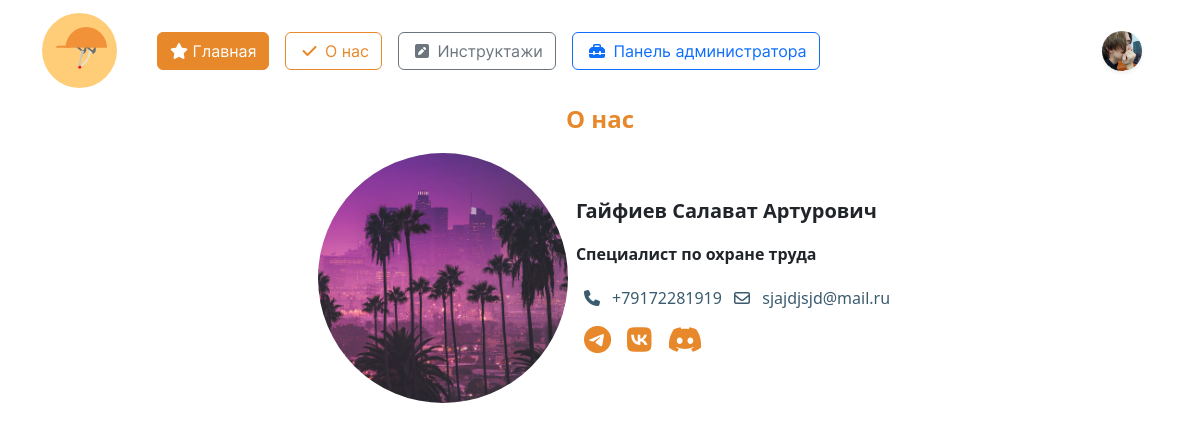
Screenshot of /about_us/ (signed in) with the database file from the repository.
### initru/models.py (models this page shows, shortened)
class CustomUser(AbstractUser):  # custom user for Users with django
    gen = (
        ('m', 'Мужской'),
        ('j', 'Женский')
    )
    patronymic = models.CharField(
        'Отчество',
        max_length=250,
    )
    gender = models.CharField(
        'Пол', choices=gen,
        max_length=3, null=True,
    )
    birthday_date = models.DateField(
        'Дата рождения', null=True,
    )
    region  = models.ForeignKey(
        Region, on_delete=models.CASCADE,
        null=True, verbose_name='Регион',
    )
    city  = ChainedForeignKey(
        City,
        chained_field='region',
        chained_model_field="region",
        show_all=False,
        auto_choose=True,
        null=True,
        sort=True, verbose_name = 'Город')
    street  = models.ForeignKey(
        Street, on_delete=models.CASCADE,
        null=True, verbose_name='Улица',
    )
    house = models.IntegerField(
        "Номер дома", null=True,
    )
    flat = models.IntegerField(
        'Этаж', null=True,
    )
    avatar = models.ImageField(
        'Изображение пользователя',
        upload_to='images/users/',
        null=True,
        blank=True,
    )
    phone_number = models.CharField(
        'Номер телефона', max_length=20,unique=True,
        blank=False, null=True,
    )
    type_user  = models.ForeignKey(
        typeuser, on_delete=models.CASCADE,
        verbose_name='Тип пользователя', null=True,
    )
    groupStud  = models.ForeignKey(
        Groups, on_delete=models.CASCADE,
        verbose_name='Группа', null=True,
        blank=True
    )
    role  = models.ForeignKey(
        role, on_delete=models.CASCADE,
        null=True, verbose_name='Роль',
    )
    date_end = models.DateField(
        'Дата завершения зачисления',
        null=True,
    )

class role(models.Model):
    name_role = models.CharField(
        'Название роли',
        max_length=30
    )
    class Meta:
        verbose_name = 'Роль'
        verbose_name_plural = 'Роли'
    def __str__(self):
        return f'{self.name_role}'

### initru/views.py (the view)
# urls.py: path('about_us/', MainView.mainAboutPage, name='about'),
    def mainAboutPage(request):
        page_name = 'about.html'
        obj = CustomUser.objects.get(username='admin')
        return render(request, page_name, {'user':obj})

### initru/templates/about.html (shortened to what this page needs)
{% extends "./base.html" %}
{% load static %}
{% block content %}
<div class="container d-flex flex-column rounded mb-2" style = 'min-height: 60vh;'>
    <p class = 'fs-4 text-center fw-bold' style= 'color:#E7882B;'>О нас</p>
    <div class="d-flex align-items-center justify-content-center">
        <div class="mx-2" style = "
            width:250px;
            height:250px;
            background-image: url('{{user.avatar.url}}');
            background-size: cover;
            background-position: center;
            border-radius:100%;
        "></div>
        <div>
            <p class = 'fw-bold fs-5'>{{ user.last_name }} {{ user.first_name }} {{ user.patronymic }}</p>
            <p class = 'fw-bold'>{{ user.role }}</p>
            <a class = 'text-decoration-none mt-3' href="tel:89543214212" style = 'color:#3B5B6F;'> <i class="fa-solid fa-phone mx-2 mt-2"></i> {{ user.phone_number }}</a>
            <a class = 'text-decoration-none mt-3' href="mailto:saInstr@ya.ru"  style = 'color:#3B5B6F;'> <i class="fa-regular fa-envelope mx-2"></i> {{ user.email }}</a>
            <div class = 'd-flex  mt-2'>
                <a class = 'text-decoration-none fs-3 mx-2' href="#" style = 'color:#E7882B;'>
                    <i class="fa-brands fa-telegram"></i>
                </a>
                <a class = 'text-decoration-none fs-3 mx-2' href="#" style = 'color:#E7882B;'>
                    <i class="fa-brands fa-vk"></i>
                </a>
                <a class = 'text-decoration-none fs-3 mx-2' href="#" style = 'color:#E7882B;'>
                    <i class="fa-brands fa-discord"></i>
                </a>
            </div>
        </div>
    </div>
</div>
{% endblock %}

### initru/templates/base.html (shortened to what this page needs)
<!DOCTYPE html>
{% load static %}
<html lang="ru">
<head>
	<link rel="stylesheet" href="{% static 'css/bootstrap.min.css' %}">
	<link rel="stylesheet" href="{% static 'css/style.css' %}">
	<link href="{% static 'fontawesomefree/css/fontawesome.css' %}" rel="stylesheet" type="text/css">
	<link href="{% static 'fontawesomefree/css/brands.css' %}" rel="stylesheet" type="text/css">
	<link href="{% static 'fontawesomefree/css/solid.css' %}" rel="stylesheet" type="text/css">
</head>
<header>
	<nav class="navbar" style='font-family: "Inter-Regular";'>
		<div class="container">
			<div class='d-flex align-items-center'>
				<a href="{% url 'main' %}" class="navbar-brand">
					<img src="{% static 'images/logo.svg' %}" alt="logo" height="75">
				</a>
				<div class="d-flex mx-3 flex-wrap">
					<a class='btn btn-orange mx-2' href="{% url 'main' %}">
						<i class="fa-solid fa-star"></i>
						Главная
					</a>
					<a class='btn btn-outline-orange mx-2' href="{% url 'about' %}">
						<i class="fa-solid fa-check mx-1"></i>
						О нас
					</a>
					{% if user.is_authenticated %}
					<a class='btn btn-outline-secondary mx-2' href="{% url 'brief' %}">
						<i class="fa-solid fa-square-pen mx-1"></i>
						Инструктажи
					</a>
						{% if user.is_superuser %}
							<a class='btn btn-outline-primary mx-2' href="{% url 'admin:index' %}">
								<i class="fa-solid fa-toolbox mx-1"></i>
								Панель администратора
							</a>
						{% endif %}
					{% endif %}
				</div>
			</div>
			<div class='navbar d-flex justify-content-center'>
				{% if user.is_authenticated %}
				<div class="dropdown text-end d-flex mx-2">
					<a class="d-block link-dark text-decoration-none d-flex align-items-center" id="dropdownUser1" data-bs-toggle="dropdown" aria-expanded="false">
						<div class = 'rounded-circle mx-2 shadow-sm' style = '
							width: 40px;
							height: 40px;
							background-position: center;
							background-repeat: no-repeat;
							background-size: cover;
							background-clip: unset;
							background-image: url("{{ request.user.avatar.url }}");
						'></div>
					</a>
				</div>
				{% else %}
				<div class="dropdown text-end">
					<a href="{% url 'login' %}" class="d-block link-dark text-decoration-none">
						<img src="{% static 'images/startPage/user/user.svg' %}" alt="user">
					</a>
				</div>
				{% endif %}
			</div>
		</div>
	</nav>
</header>
<body>
	<main>
		{% block content %}
		{% endblock content %}
	</main>
</body>
</html>

### rows the page displays
CustomUser: user.avatar (picture)
CustomUser: avatar (picture), last_name "Гайфиев", first_name "Салават", patronymic "Артурович", role "Специалист по охране труда", phone_number "+79172281919", email "sjajdjsjd@mail.ru"
